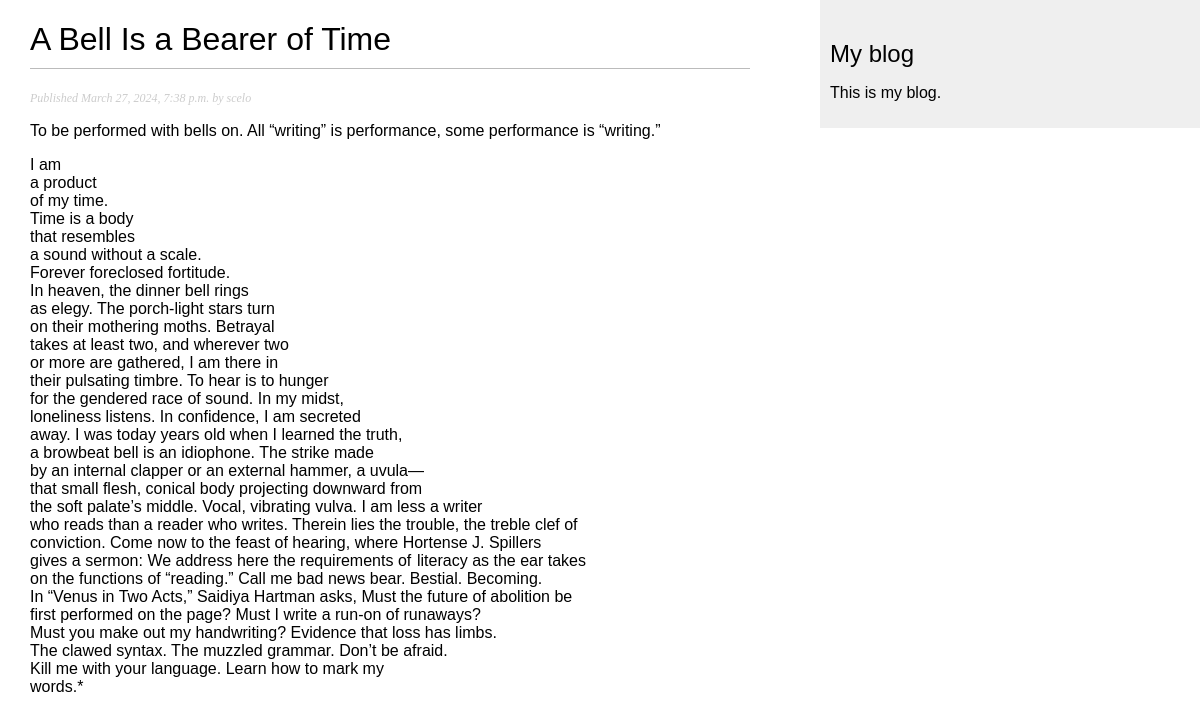
The app's page /blog/2024/3/27/a-bell-is-a-bearer-of-time/ with its own data.
### blog/models.py (models this page shows, shortened)
class Post(models.Model):
    class Status(models.TextChoices):
        DRAFT='DF','Draft'
        PUBLISHED='PB','Published'
    title=models.CharField(max_length=250)
    slug=models.SlugField(max_length=250, unique_for_date='publish')
    body=models.TextField()
    author=models.ForeignKey(User,on_delete=models.CASCADE,related_name="blog_post")
    publish=models.DateTimeField(default=timezone.now)
    created=models.DateTimeField(auto_now_add=True)
    updated=models.DateTimeField(auto_now=True)
    status=models.CharField(max_length=2,choices=Status.choices,default=Status.DRAFT)
    objects=models.Manager()
    published=PublishedManager()
    class Meta:
        ordering=['-publish']
        indexes=[models.Index(fields=['-publish']),]

### blog/views.py (the view)
# urls.py: path('<int:year>/<int:month>/<int:day>/<slug:post>/',views.post_detail,name='post_detail'),
def post_detail(request, year, month, day , post):
    post = get_object_or_404(Post,
                             status=Post.Status.PUBLISHED,
                             slug=post,
                             publish__year=year,
                             publish__month=month,
                             publish__day=day)
    return render(request,
                  'blog/post/detail.html',
                  {'post': post})

### blog/templates/blog/post/detail.html (shortened to what this page needs)
{% extends "blog/base.html" %}
{% block content %}
  <h1>{{ post.title }}</h1>
  <p class="date">
    Published {{ post.publish }} by {{ post.author }}
  </p>
  {{ post.body|linebreaks }}
{% endblock %}

### blog/static/css/blog.css (style rules this page uses)
body { margin:0; padding:0; font-family:helvetica, sans-serif; }
h1 { font-weight:normal; border-bottom:1px solid #bbb; padding:0 0 10px 0; }
p.date { color:#ccc; font-family: georgia, serif; font-size: 12px; font-style: italic; }

### records on screen
Post: title "A Bell Is a Bearer of Time", publish "March 27, 2024, 7:38 p.m.", author "scelo", body "To be performed with bells on. All “writing” is performance, some performance is “writing.” I am a product of my time. Time is a body that resembles a sound without a scale. Forever foreclosed fortitude. In heaven, the dinner bell rings as elegy. The porch-light stars turn on their mothering moths. Betrayal takes at least two, and wherever two or more are gathered, I am there in their pulsating timbre. To hear is to hunger for the gendered race of sound. In my midst, loneliness listens. In confidence, I am secreted away. I was today years old when I learned the truth, a browbeat bell is an idiophone. The strike made by an internal clapper or an external hammer, a uvula— that small flesh,…"
